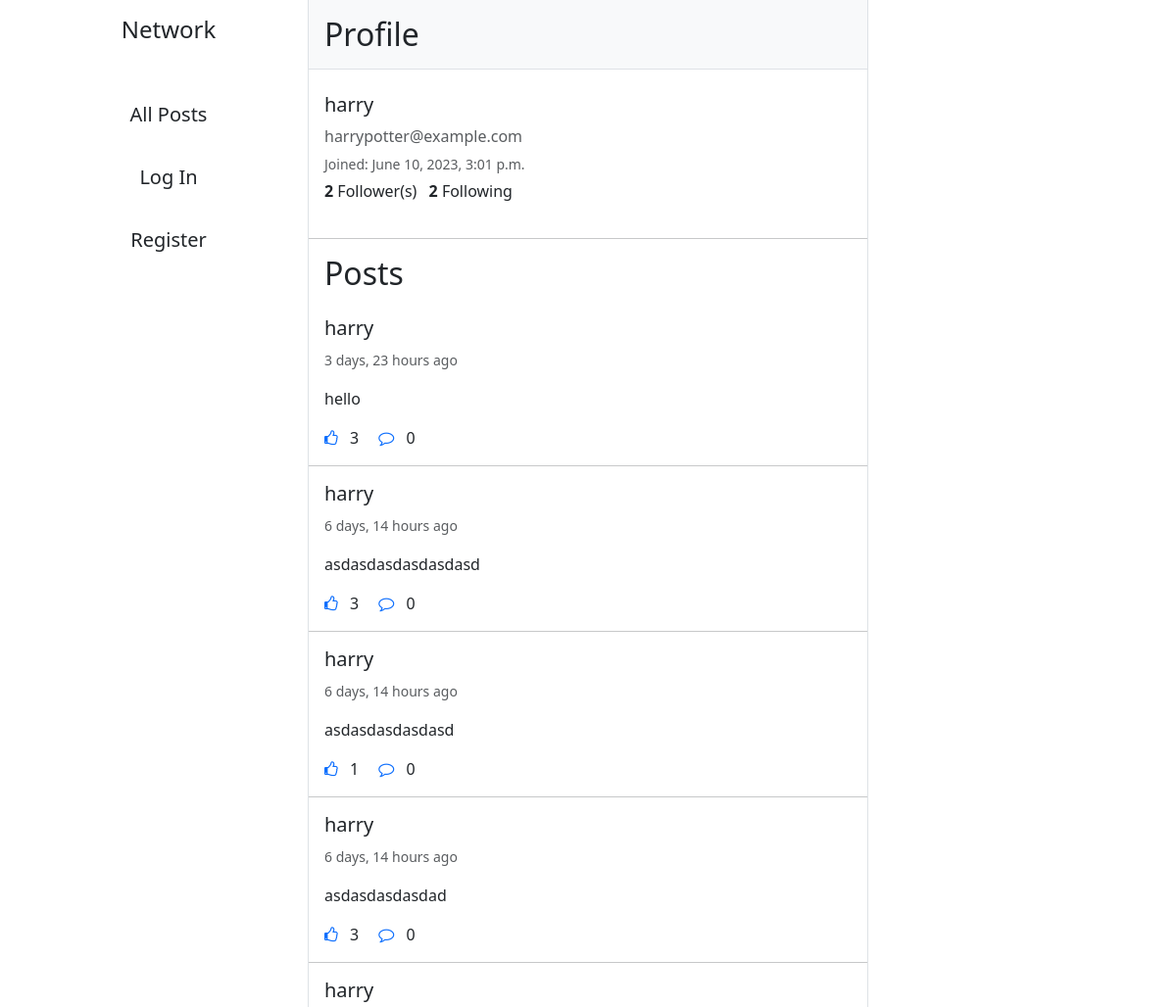
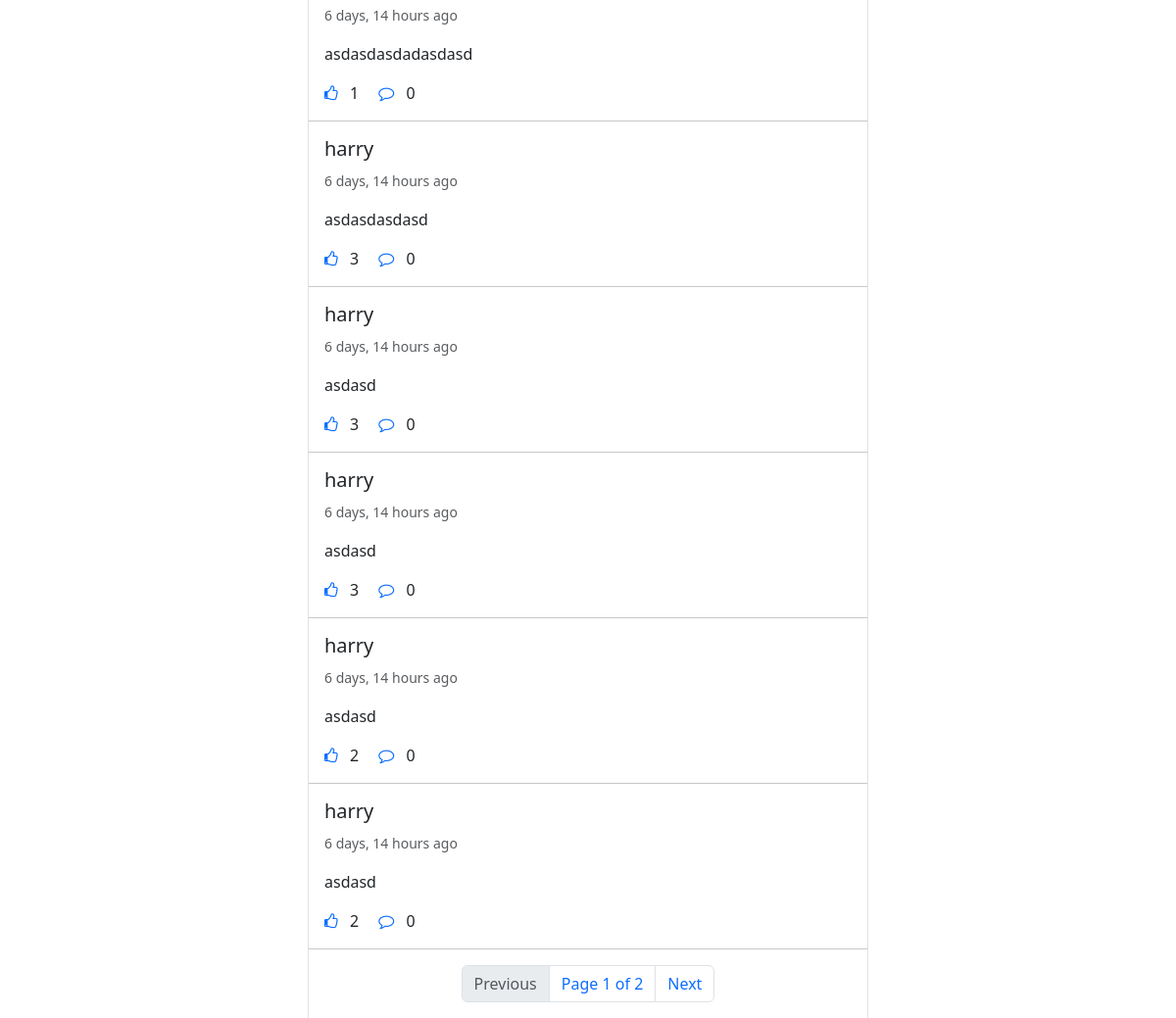
The page /profile/1 on the database as committed earlier (2 pictures, top to bottom).
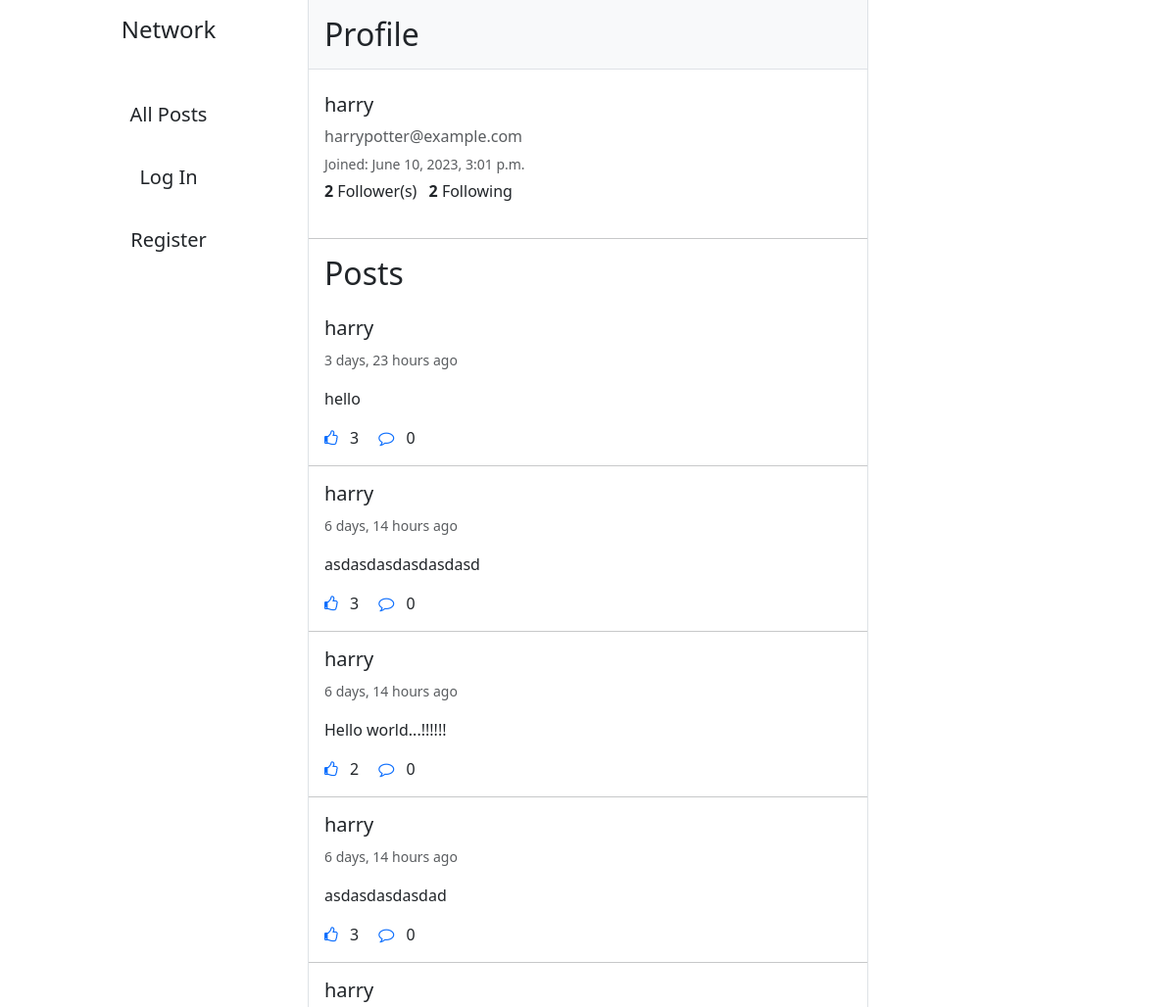
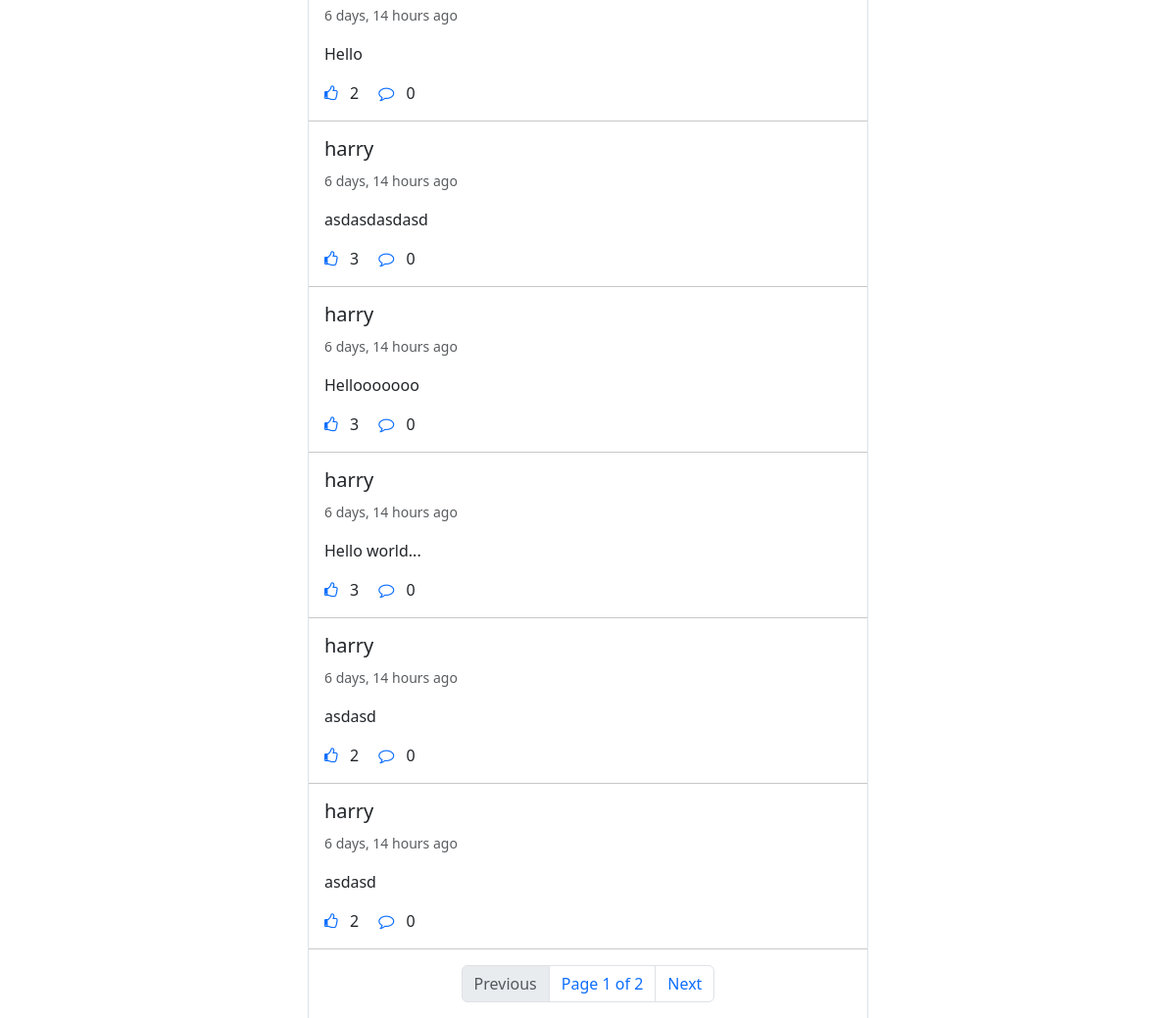
The same page on the database as committed later (2 pictures, top to bottom).
### network/models.py (models this page shows, shortened)
class Post(models.Model):
    content = models.CharField(max_length=1200, null=False, blank=False)
    posted_on = models.DateTimeField(auto_now_add=True)
    posted_by = models.ForeignKey(User, on_delete=models.CASCADE, related_name="posts")
    likes = models.ManyToManyField(User, blank=True, related_name="liked_posts")
    def count_likes(self):
        return self.likes.count()
    def count_comments(self):
        return self.comments.count()
    def check_like(self, user):
        try:
            self.likes.get(pk=user.id)
            return True
        except:
            return False

class User(AbstractUser):
    def get_posts(self):
        posts = self.posts.order_by("-posted_on").all()
        return posts
    def get_followers_count(self):
        return self.followers.count()
    def get_followings_count(self):
        return self.followings.count()

### network/views.py (the view)
# urls.py: path("profile/<int:user_id>", views.profile, name="profile"),
def profile(request, user_id):
    try:
        user = User.objects.get(pk=user_id)
    except User.DoesNotExist:
        return HttpResponseRedirect(reverse("index"))
    posts = user.get_posts()
    posts = posts.order_by("-posted_on")
    paginator = Paginator(posts, 10)
    page_num = request.GET.get("page")
    posts = paginator.get_page(page_num if page_num else 1)
    likes = []
    for post in posts:
        likes.append(post.check_like(user=request.user))
    zipped_list = zip(posts, likes)
    is_following = False
    try:
        if (request.user.is_authenticated):
            Follower.objects.get(followee=user, follower=request.user)
            is_following = True
    except Follower.DoesNotExist:
        is_following = False
    return render(request, "network/profile.html", {
        "user": user,
        "posts": posts,
        "zipped_list": zipped_list,
        "is_following": is_following
    })

### network/templates/network/profile.html (shortened to what this page needs)
{% extends "network/layout.html" %}
{% block body %}
    <h2 class="p-3 bg-body-tertiary border-bottom">Profile</h2>
    <div class="p-3">
        <h5>{{ user.username }}</h5>
        <p class="text-muted my-1">{{ user.email }}</p>
        <small class="text-muted">Joined: {{ user.date_joined }}</small>
        <p class="my-1">
            <strong id="follower-count">{{ user.get_followers_count }}</strong> Follower(s)
            <strong class="ms-2">{{ user.get_followings_count }}</strong> Following
        </p>
    </div>
    <hr>
    <h2 class="mx-3">Posts</h2>
    {% include "network/posts.html" %}
{% endblock %}

### network/templates/network/posts.html (shortened to what this page needs)
{% for post, like in zipped_list %}
        <div class="card w-100 border-0" id="post{{ post.id }}">
            <div class="card-body position-relative">
                <h5 class="card-title">
                    <a href="{% url 'profile' post.posted_by.id %}" class="link-dark link-underline-opacity-0 link-underline-opacity-100-hover">{{ post.posted_by }}</a>
                </h5>
                <small class="card-subtitle mb-2 text-body-secondary">{{ post.posted_on|timesince }} ago</small>
                <p class="card-text my-3 post-content">{{ post.content }}</p>
                <p class="card-text">
                    <a class="text-decoration-none like-btn" data-post="{{ post.id }}">
                        {% if like %}
                            <i class="fa fa-thumbs-up"></i>
                        {% else %}
                            <i class="fa fa-thumbs-o-up"></i>
                        {% endif %}
                    </a>
                    <span class="likes-count mx-2 likes-count">{{ post.count_likes }}</span>
                    <a href="#" class="card-link text-decoration-none mx-2">
                        <i class="fa fa-comment-o"></i>
                    </a>{{ post.count_comments }}
                </p>
            </div>
        </div>
        <hr class="my-0">
{% empty %}
    <h3 class="my-3">No posts yet.</h3>
{% endfor %}
{% include "network/pagination.html" %}

Rows that differ between the two databases and show on the page:
changed Post: content "asdasdasdasdasd" → "Hello world...!!!!!!"; count_likes "1" → "2"
changed Post: content "asdasdasdadasdasd" → "Hello"; count_likes "1" → "2"
changed Post: content "asdasd" → "Hellooooooo"
changed Post: content "asdasd" → "Hello world..."
